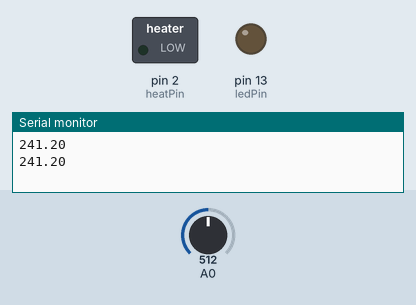
Bench run of a sketch on a simulated Arduino Uno, built with avr-gcc and run on an emulated ATmega328P. Shown: switched loads named in the sketch (green lamp = pin HIGH), output pins drawn as LEDs (lit = HIGH), the last lines printed to the serial monitor. The inputs (shaded band) are chosen by the test bench; at power-on: A0 = 512.

Above: at 7.8 s.
7.9 s: A0 set to 216
15.0 s: A0 set to 195
At 19.9 s:
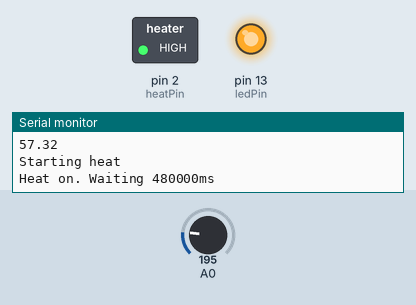
Timing chart, 0 to 21.4 s (numbered marks = the images above; inputs shaded):
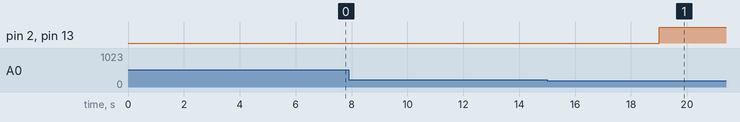

The sketch:

thermostat.ino
```cpp
#define aref_voltage 3.3

// Calibration offset. Compare readings in serial console against
// a decent thermometer.
float tempCal = 2.2;

// The temperature you want to maintain, and the range above and
// below.
float setPoint = 67.0;
float lowLimit = 2.0;
float highLimit = 2.0;

// Cycle times for your furnace. Gas furnaces (what I have) don't
// like to be cycled on and off for short times, so I added some
// delays here.
unsigned long minimumCycleLengthMinutes = 8;
unsigned long minimumBetweenCyclesMinutes = 12;

// Connected to a TMP36 powered by 3.3V pin which also is
// connected to AREF so I can use a reference voltage. This
// helps temperature remain reasonably accurate with various
// power sources.
int tempPin = 0;

// Connected to a transistor that switches a relay to switch
// my furnance's W and R wires.
int heatPin = 2;
int ledPin = 13;

bool heating = false;

void setup() {
  Serial.begin(9600);
  analogReference(EXTERNAL);
  pinMode(ledPin, OUTPUT);
  pinMode(heatPin, OUTPUT);
}

void loop() {
  delay(1000);
  float temperature = getTemperature(tempPin);
  Serial.println(temperature);

  if(heating) {
    if(shouldStopHeat(temperature)) {
      Serial.println("Stopping heat");
      digitalWrite(heatPin, LOW);
      digitalWrite(ledPin, LOW);
      heating = false;
      unsigned long timeBetweenCycles = minToMs(minimumBetweenCyclesMinutes);
      Serial.print("Heat off. Waiting ");
      Serial.print(timeBetweenCycles);
      Serial.println("ms");
      delay(timeBetweenCycles);
    }
  } else {
    if(shouldStartHeat(temperature)) {
      Serial.println("Starting heat");
      digitalWrite(heatPin, HIGH);
      digitalWrite(ledPin, HIGH);
      heating = true;
      unsigned long cycleTime = minToMs(minimumCycleLengthMinutes);
      Serial.print("Heat on. Waiting ");
      Serial.print(cycleTime);
      Serial.println("ms");
      delay(cycleTime);
    }
  }

  delay(5000);
}

unsigned long minToMs(unsigned long minutes) {
  return(minutes * 60 * 1000);
}

bool shouldStartHeat(int temperature) {
  return (temperature < (setPoint - lowLimit));
}

bool shouldStopHeat(int temperature) {
  return (temperature > (setPoint + highLimit));
}

float getTemperature(int pin) {
  // Multiply analog read by reference voltage and divide by 1024
  // to normalize temperature output from TMP36.
  float temperature = (analogRead(pin) * aref_voltage) / 1024.0;

  // Convert 5mV/degree C reading to degrees Farenheit, and apply
  // calibration offset.
  temperature = (((temperature - .5) * 100) * 1.8) + 32 + tempCal;

  return(temperature);
}
```

Measured:
- the behaviour switches between 209 and 208 on A0 (found by bisection; images 0 and 1)
- after the input at 15.0 s, pin 2 (heatPin), pin 13 (ledPin): LOW → HIGH after 4.0 s
